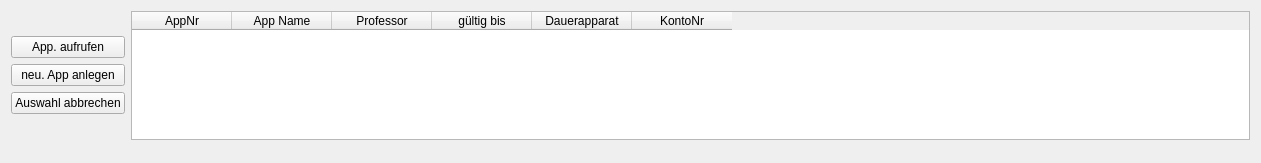
            <widget class="QWidget" name="horizontalLayoutWidget_2">
             <property name="geometry">
              <rect>
               <x>0</x>
               <y>0</y>
               <width>1261</width>
               <height>163</height>
              </rect>
             </property>
             <layout class="QHBoxLayout" name="horizontalLayout_2">
              <item>
               <layout class="QFormLayout" name="formLayout">
                <item row="1" column="0">
                 <layout class="QVBoxLayout" name="verticalLayout_2">
                  <item>
                   <spacer name="verticalSpacer">
                    <property name="orientation">
                     <enum>Qt::Vertical</enum>
                    </property>
                    <property name="sizeHint" stdset="0">
                     <size>
                      <width>20</width>
                      <height>40</height>
                     </size>
                    </property>
                   </spacer>
                  </item>
                  <item>
                   <widget class="QPushButton" name="load_app">
                    <property name="focusPolicy">
                     <enum>Qt::NoFocus</enum>
                    </property>
                    <property name="toolTip">
                     <string>Load the Semesterapparate from the database</string>
                    </property>
                    <property name="text">
                     <string>App. aufrufen</string>
                    </property>
                   </widget>
                  </item>
                  <item>
                   <widget class="QPushButton" name="create_new_app">
                    <property name="focusPolicy">
                     <enum>Qt::NoFocus</enum>
                    </property>
                    <property name="text">
                     <string>neu. App anlegen</string>
                    </property>
                   </widget>
                  </item>
                  <item>
                   <widget class="QPushButton" name="cancel_active_selection">
                    <property name="text">
                     <string>Auswahl abbrechen</string>
                    </property>
                   </widget>
                  </item>
                  <item>
                   <spacer name="verticalSpacer_2">
                    <property name="orientation">
                     <enum>Qt::Vertical</enum>
                    </property>
                    <property name="sizeHint" stdset="0">
                     <size>
                      <width>20</width>
                      <height>40</height>
                     </size>
                    </property>
                   </spacer>
                  </item>
                 </layout>
                </item>
                <item row="1" column="1">
                 <widget class="QTableWidget" name="tableWidget_apparate">
                  <property name="focusPolicy">
                   <enum>Qt::NoFocus</enum>
                  </property>
                  <property name="sizeAdjustPolicy">
                   <enum>QAbstractScrollArea::AdjustToContents</enum>
                  </property>
                  <property name="editTriggers">
                   <set>QAbstractItemView::SelectedClicked</set>
                  </property>
                  <property name="alternatingRowColors">
                   <bool>true</bool>
                  </property>
                  <property name="textElideMode">
                   <enum>Qt::ElideMiddle</enum>
                  </property>
                  <property name="sortingEnabled">
                   <bool>true</bool>
                  </property>
                  <attribute name="horizontalHeaderCascadingSectionResizes">
                   <bool>true</bool>
                  </attribute>
                  <column>
                   <property name="text">
                    <string>AppNr</string>
                   </property>
                  </column>
                  <column>
                   <property name="text">
                    <string>App Name</string>
                   </property>
                  </column>
                  <column>
                   <property name="text">
                    <string>Professor</string>
                   </property>
                  </column>
                  <column>
                   <property name="text">
                    <string>gültig bis</string>
                   </property>
                  </column>
                  <column>
                   <property name="text">
                    <string>Dauerapparat</string>
                   </property>
                  </column>
                  <column>
                   <property name="text">
                    <string>KontoNr</string>
                   </property>
                  </column>
                 </widget>
                </item>
                <item row="2" column="1">
                 <layout class="QHBoxLayout" name="horizontalLayout_4"/>
                </item>
                <item row="3" column="0">
                 <layout class="QHBoxLayout" name="horizontalLayout_3"/>
                </item>
               </layout>
              </item>
             </layout>
            </widget>
